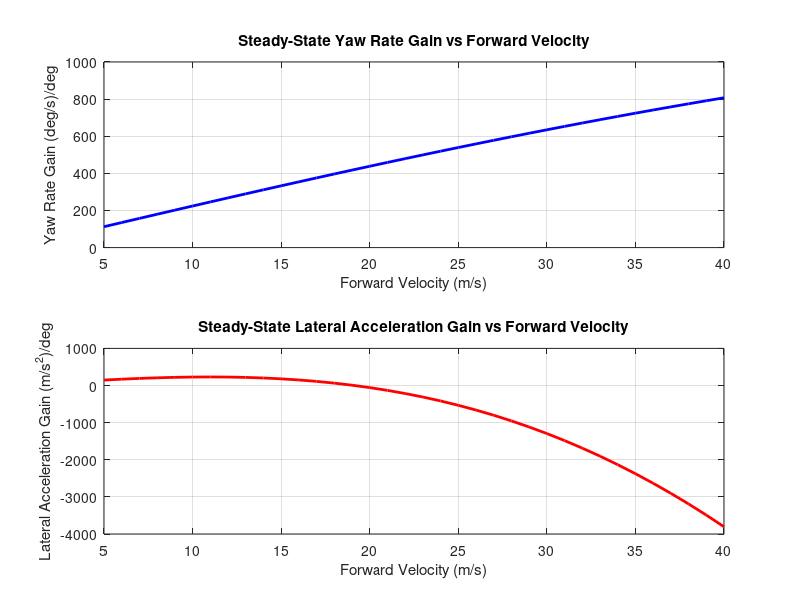

MATLAB code for this plot:
clc;
clear all;
close all;

% Parameters
l = 2.54;  % Wheelbase (m)
a = 1.14;  % Distance from CG to front axle (m)
b = l - a; % Distance from CG to rear axle (m)
m = 1000;  % Vehicle mass (kg)
Iz = 1100; % Yaw moment of inertia (kg.m^2)
Caf = 2400 * (180 / pi); % Front cornering stiffness (N/rad)
Car = 2050 * (180 / pi); % Rear cornering stiffness (N/rad)

% Set the steering angle input (delta_f)
delta_f = 1 * (pi / 180); % Convert 1 degree to radians

% Range of forward velocities
u_range = 5:1:40;  % Forward velocity range from 5 to 40 m/s

% Initialize arrays to store results
yaw_rate_gains = zeros(size(u_range));
lateral_acceleration_gains = zeros(size(u_range));

for i = 1:length(u_range)
    u = u_range(i);
    
    % State-space matrices
    A = [-(Caf+Car)/(m * u), ((b*Car-a*Caf)/(m*u))-u ;
          (b*Car-a*Caf)/(u*Iz), -(a^2 * Caf + b^2 * Car)/(Iz * u)];

    B = [Caf/m, Car/m;
        (a*Caf)/Iz, (-b* Car)/Iz];

    % Solve for the steady-state response
    steady_state = -A \ (B * delta_f);

    % Extract steady-state yaw rate (r) and lateral acceleration (a_y)
    r = steady_state(2); % Steady-state yaw rate
    a_y = steady_state(1); % Steady-state lateral acceleration

    % Convert yaw rate to (deg/sec)/deg
    yaw_rate_gains(i) = r / delta_f * (180/pi); % (deg/s)/deg

    % Convert lateral acceleration to (m/s^2)/deg
    lateral_acceleration_gains(i) = a_y / delta_f * (180/pi); % (m/s^2)/deg
end

% Plotting the results
figure;
subplot(2,1,1);
plot(u_range, yaw_rate_gains, 'b', 'LineWidth', 2);
title('Steady-State Yaw Rate Gain vs Forward Velocity');
xlabel('Forward Velocity (m/s)');
ylabel('Yaw Rate Gain (deg/s)/deg');
grid on;

subplot(2,1,2);
plot(u_range, lateral_acceleration_gains, 'r', 'LineWidth', 2);
title('Steady-State Lateral Acceleration Gain vs Forward Velocity');
xlabel('Forward Velocity (m/s)');
ylabel('Lateral Acceleration Gain (m/s^2)/deg');
grid on;
